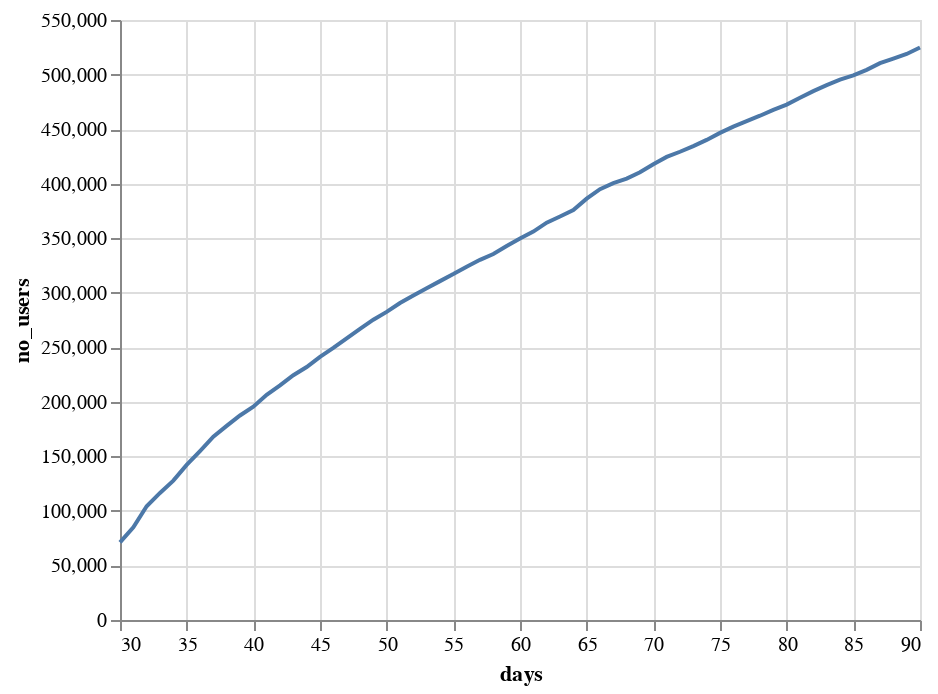

Here is the notebook cell this chart was saved with:
### Code cell
#90 day active users based on latest information
results = []
for i in range(30,91):
    actives = users.filter(pl.col("last_date") >= (end_date - datetime.timedelta(days=i)).strftime("%s")).shape[0]
    results.append((i, actives))


alt.Chart(pd.DataFrame(results, columns=['days', "no_users"])).mark_line().encode(
    x="days",
    y="no_users"    
)

### Figure 1 — Vega-Lite specification as saved in the notebook (floating-point values rounded to 4 significant figures)
{"config": {"view": {"continuousWidth": 400, "continuousHeight": 300}}, "data": {"name": "data-5278b0b68c2223d213828b8c2251ee8d"}, "mark": "line", "encoding": {"x": {"field": "days", "type": "quantitative"}, "y": {"field": "no_users", "type": "quantitative"}}, "$schema": "https://vega.github.io/schema/vega-lite/v4.17.0.json", "datasets": {"data-5278b0b68c2223d213828b8c2251ee8d": [{"days": 30, "no_users": 71161}, {"days": 31, "no_users": 84996}, {"days": 32, "no_users": 104267}, {"days": 33, "no_users": 116499}, {"days": 34, "no_users": 127737}, {"days": 35, "no_users": 142137}, {"days": 36, "no_users": 154809}, {"days": 37, "no_users": 168019}, {"days": 38, "no_users": 177922}, {"days": 39, "no_users": 187475}, {"days": 40, "no_users": 195494}, {"days": 41, "no_users": 206472}, {"days": 42, "no_users": 215023}, {"days": 43, "no_users": 224364}, {"days": 44, "no_users": 231843}, {"days": 45, "no_users": 241272}, {"days": 46, "no_users": 249408}, {"days": 47, "no_users": 258263}, {"days": 48, "no_users": 266777}, {"days": 49, "no_users": 275262}, {"days": 50, "no_users": 282418}, {"days": 51, "no_users": 290615}, {"days": 52, "no_users": 297556}, {"days": 53, "no_users": 304159}, {"days": 54, "no_users": 310647}, {"days": 55, "no_users": 317063}, {"days": 56, "no_users": 323902}, {"days": 57, "no_users": 330159}, {"days": 58, "no_users": 335508}, {"days": 59, "no_users": 342804}, {"days": 60, "no_users": 349704}, {"days": 61, "no_users": 356063}, {"days": 62, "no_users": 364253}, {"days": 63, "no_users": 369836}, {"days": 64, "no_users": 375706}, {"days": 65, "no_users": 386232}, {"days": 66, "no_users": 394976}, {"days": 67, "no_users": 400521}, {"days": 68, "no_users": 404689}, {"days": 69, "no_users": 410363}, {"days": 70, "no_users": 417836}, {"days": 71, "no_users": 424492}, {"days": 72, "no_users": 429219}, {"days": 73, "no_users": 434361}, {"days": 74, "no_users": 440071}, {"days": 75, "no_users": 446502}, {"days": 76, "no_users": 452285}, {"days": 77, "no_users": 457315}, {"days": 78, "no_users": 462253}, {"days": 79, "no_users": 467636}, {"days": 80, "no_users": 472416}, {"days": 81, "no_users": 478767}, {"days": 82, "no_users": 484807}, {"days": 83, "no_users": 490308}, {"days": 84, "no_users": 495336}, {"days": 85, "no_users": 499208}, {"days": 86, "no_users": 504267}, {"days": 87, "no_users": 510391}, {"days": 88, "no_users": 514691}, {"days": 89, "no_users": 518871}, {"days": 90, "no_users": 524775}]}}
